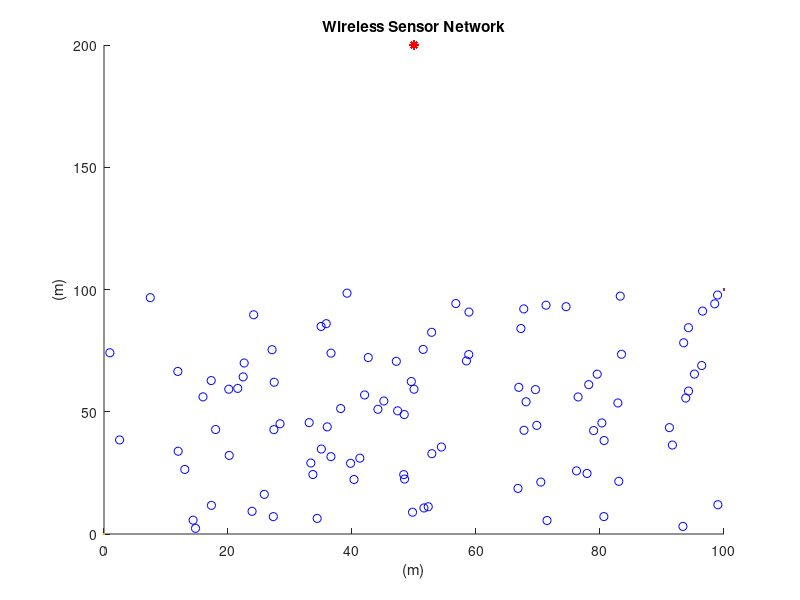

Source code (MATLAB): (Note: this script raises an error after producing the figure.)
clc
close all
clear all

%%%%%%%%%%%%%%%%%%%% Network Establishment Parameters %%%%%%%%%%%%%%%%%%%%
%%% Area of Operation %%%
% Field Dimensions in meters %
xm=100;
ym=100;

x=0; % added for better display results of the plot
y=0; % added for better display results of the plot

% Number of Nodes in the field %
n=100;

% Number of Dead Nodes in the beggining %
dead_nodes=0;

% Coordinates of the Sink (location is predetermined in this simulation) %
sinkx=50;
sinky=200;

%%% Energy Values %%%
% Initial Energy of a Node (in Joules) % 
Eo=2; % units in Joules

% Energy required to run circuity (both for transmitter and receiver) %
Eelec=50*10^(-9); % units in Joules/bit
ETx=50*10^(-9); % units in Joules/bit
ERx=50*10^(-9); % units in Joules/bit

% Transmit Amplifier Types %
Eamp=100*10^(-12); % units in Joules/bit/m^2 (amount of energy spent by the amplifier to transmit the bits)

% Data Aggregation Energy %
EDA=5*10^(-9); % units in Joules/bit

% Size of data package %
k=4000;

% Suggested percentage of cluster head %
p=0.05; % a 5 percent of the total amount of nodes used in the network is proposed to give good results
% Number of Clusters %
No=p*n; 

% Round of Operation %
rnd=0;

% Current Number of operating Nodes %
operating_nodes=n;
transmissions=0;
temp_val=0;
flag1stdead=0;
%%%%%%%%%%%%%%%%%%%%%%%%%%% End of Parameters %%%%%%%%%%%%%%%%%%%%%%%%%%%%
           
%%% Creation of the Wireless Sensor Network %%%
% Plotting the WSN %
for i=1:n
    
    SN(i).id=i;	% sensor's ID number
    SN(i).x=rand(1,1)*xm;	% X-axis coordinates of sensor node
    SN(i).y=rand(1,1)*ym;	% Y-axis coordinates of sensor node
    SN(i).E=Eo;     % nodes energy levels (initially set to be equal to "Eo"
    SN(i).role=0;   % node acts as normal if the value is '0', if elected as a cluster head it  gets the value '1' (initially all nodes are normal)
    SN(i).cluster=0;	% the cluster which a node belongs to
    SN(i).cond=1;	% States the current condition of the node. when the node is operational its value is =1 and when dead =0
    SN(i).rop=0;	% number of rounds node was operational
    SN(i).dtch=0;	% nodes distance from the cluster head of the cluster in which he belongs
    SN(i).dts=0;    % nodes distance from the sink
    SN(i).tel=0;	% states how many times the node was elected as a Cluster Head
    SN(i).rn=0;     % round node got elected as cluster head
    SN(i).chid=0;   % node ID of the cluster head which the "i" normal node belongs to
    
    hold on;
    figure(1)
    plot(x,y,xm,ym,SN(i).x,SN(i).y,'ob',sinkx,sinky,'*r');
    title 'Wireless Sensor Network';
    xlabel '(m)';
    ylabel '(m)';
    
end

meas = [vertcat(SN(:).x), vertcat(SN(:).y)];
dataset_size = size (meas);
CH_array=zeros(1, No);

while operating_nodes>0
    % Displays Current Round %     
    rnd     
	% Reseting Previous Amount Of Cluster Heads In the Network %
	CLheads=0;
    
    % Reseting Previous Amount Of Energy Consumed In the Network on the Previous Round %
    energy=0;

    No=floor(p*operating_nodes);
 
% Cluster Heads Election %
    if(rnd==1 | mod(rnd,100)==0 )
        CH_array=PSO_algo(SN,No);
    end

        for i=1:n
            SN(i).cluster=0;    % reseting cluster in which the node belongs to
            SN(i).role=0;       % reseting node role
            SN(i).chid=0;       % reseting cluster head id
            
            %RUN PSO algorithm%
            

            if(any(CH_array(:)==(SN(i).id) ))    
            
                SN(i).role=1;	% assigns the node role of acluster head
                SN(i).rn=rnd;	% Assigns the round that the cluster head was elected to the data table
                SN(i).tel=SN(i).tel + 1;
                SN(i).dts=sqrt((sinkx-SN(i).x)^2 + (sinky-SN(i).y)^2); % calculates the distance between the sink and the cluster head
                CLheads=CLheads+1;	% sum of cluster heads that have been elected 
                SN(i).cluster=CLheads; % cluster of which the node got elected to be cluster head
                CL(CLheads).x=SN(i).x; % X-axis coordinates of elected cluster head
                CL(CLheads).y=SN(i).y; % Y-axis coordinates of elected cluster head
                CL(CLheads).id=i; % Assigns the node ID of the newly elected cluster head to an array
        
            end
        end    
	% Fixing the size of "CL" array %
	CL=CL(1:CLheads);
  
    
    
    
% Grouping the Nodes into Clusters & caclulating the distance between node and cluster head %
     
       for i=1:n
        if  (SN(i).role==0) && (SN(i).E>0) && (CLheads>0) % if node is normal
            for m=1:CLheads
            d(m)=sqrt((CL(m).x-SN(i).x)^2 + (CL(m).y-SN(i).y)^2);
            % we calculate the distance 'd' between the sensor node that is
            % transmitting and the cluster head that is receiving with the following equation+ 
            % d=sqrt((x2-x1)^2 + (y2-y1)^2) where x2 and y2 the coordinates of
            % the cluster head and x1 and y1 the coordinates of the transmitting node
            end
        d=d(1:CLheads); % fixing the size of "d" array
        [M,I]=min(d(:)); % finds the minimum distance of node to CH
        [Row, Col] = ind2sub(size(d),I); % displays the Cluster Number in which this node belongs too
        SN(i).cluster=Col; % assigns node to the cluster
        SN(i).dtch= d(Col); % assigns the distance of node to CH
        SN(i).chid=CL(Col).id;
        end
       end
       
% Grouping the Nodes into Clusters & caclulating the distance between node and cluster head %
     
       for i=1:n
        if  (SN(i).role==0) && (SN(i).E>0) && (CLheads>0) % if node is normal
            for m=1:CLheads
            d(m)=sqrt((CL(m).x-SN(i).x)^2 + (CL(m).y-SN(i).y)^2);
            % we calculate the distance 'd' between the sensor node that is
            % transmitting and the cluster head that is receiving with the following equation+ 
            % d=sqrt((x2-x1)^2 + (y2-y1)^2) where x2 and y2 the coordinates of
            % the cluster head and x1 and y1 the coordinates of the transmitting node
            end
        d=d(1:CLheads); % fixing the size of "d" array
        [M,I]=min(d(:)); % finds the minimum distance of node to CH
        [Row, Col] = ind2sub(size(d),I); % displays the Cluster Number in which this node belongs too
        SN(i).cluster=Col; % assigns node to the cluster
        SN(i).dtch= d(Col); % assigns the distance of node to CH
        SN(i).chid=CL(Col).id;
        end
       end
       
        
       
                           %%%%%% Steady-State Phase %%%%%%
                      
  
% Energy Dissipation for normal nodes %
    
    for i=1:n
       if (SN(i).cond==1) && (SN(i).role==0) && (CLheads>0)
       	if SN(i).E>0
            ETx= Eelec*k + Eamp * k * SN(i).dtch^2;
            SN(i).E=SN(i).E - ETx;
            energy=energy+ETx;
            
        % Dissipation for cluster head during reception
        if SN(SN(i).chid).E>0 && SN(SN(i).chid).cond==1 && SN(SN(i).chid).role==1
            ERx=(Eelec+EDA)*k;
            energy=energy+ERx;
            SN(SN(i).chid).E=SN(SN(i).chid).E - ERx;
             if SN(SN(i).chid).E<=0  % if cluster heads energy depletes with reception
                SN(SN(i).chid).cond=0;
                SN(SN(i).chid).rop=rnd;
                dead_nodes=dead_nodes +1;
                operating_nodes= operating_nodes - 1
             end
        end
        end
        
        
        if SN(i).E<=0       % if nodes energy depletes with transmission
        dead_nodes=dead_nodes +1;
        operating_nodes= operating_nodes - 1
        SN(i).cond=0;
        SN(i).chid=0;
        SN(i).rop=rnd;
        end
        
      end
    end            
    
    
    
% Energy Dissipation for cluster head nodes %
   
   for i=1:n
     if (SN(i).cond==1)  && (SN(i).role==1)
         if SN(i).E>0
            ETx= (Eelec+EDA)*k + Eamp * k * SN(i).dts^2;
            SN(i).E=SN(i).E - ETx;
            energy=energy+ETx;
         end
         if  SN(i).E<=0     % if cluster heads energy depletes with transmission
         dead_nodes=dead_nodes +1;
         operating_nodes= operating_nodes - 1
         SN(i).cond=0;
         SN(i).rop=rnd;
         end
     end
   end
   
  
    if operating_nodes<n && temp_val==0
        temp_val=1;
        flag1stdead=rnd
    end
    % Display Number of Cluster Heads of this round %
    %CLheads;
   
    
    transmissions=transmissions+1;
    if CLheads==0
    transmissions=transmissions-1;
    end
    
 
    % Next Round %
    rnd= rnd +1;
    
    tr(transmissions)=operating_nodes;
    op(rnd)=operating_nodes;
    
    if energy>0
    nrg(transmissions)=energy;
    end
end
sum=0;
for i=1:flag1stdead
    sum=nrg(i) + sum;
end
temp1=sum/flag1stdead;
temp2=temp1/n;
for i=1:flag1stdead
avg_node(i)=temp2;
end
    
    % Plotting Simulation Results "Operating Nodes per Round" %
    figure(2)
    plot(1:rnd,op(1:rnd),'-r','Linewidth',2);
    title ({'LEACH'; 'Operating Nodes per Round';})
    xlabel 'Rounds';
    ylabel 'Operational Nodes';
    hold on;
    
    % Plotting Simulation Results  %
    figure(3)
    plot(1:transmissions,tr(1:transmissions),'-r','Linewidth',2);
    title ({'LEACH'; 'Operational Nodes per Transmission';})
    xlabel 'Transmissions';
    ylabel 'Operational Nodes';
    hold on;
    
    % Plotting Simulation Results  %
    figure(4)
    plot(1:flag1stdead,nrg(1:flag1stdead),'-r','Linewidth',2);
    title ({'LEACH'; 'Energy consumed per Transmission';})
    xlabel 'Transmission';
    ylabel 'Energy ( J )';
    hold on;
    
    % Plotting Simulation Results  %
    figure(5)
    plot(1:flag1stdead,avg_node(1:flag1stdead),'-r','Linewidth',2);
    title ({'LEACH'; 'Average Energy consumed by a Node per Transmission';})
    xlabel 'Transmissions';
    ylabel 'Energy ( J )';
    hold on;